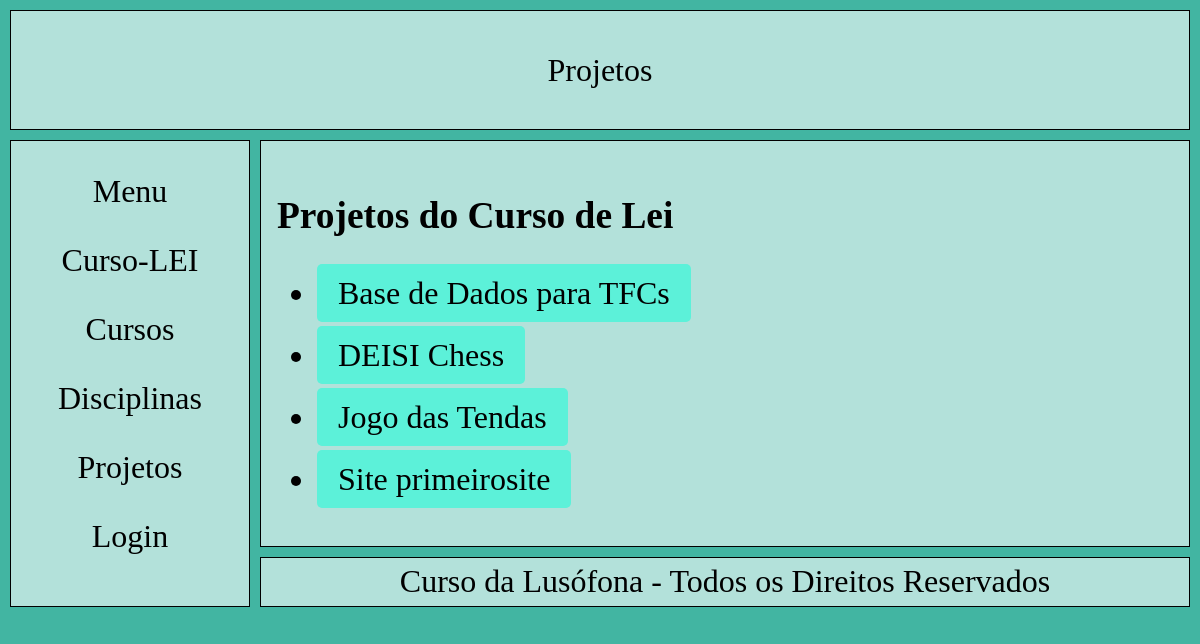
/portefolio/projetos/, run on the app's committed database.
### portefolio/models.py (models this page shows, shortened)
class Projeto(models.Model):
    nome_projeto = models.CharField(max_length=100)
    descricao = models.TextField()
    conceitos_aplicados = models.TextField()
    tecnologias_usadas = models.TextField()
    imagem = models.ImageField(upload_to='projeto_imagens/',null=True, blank=True)
    video_youtube = models.URLField(null=True, blank=True)
    repositorio_github = models.URLField(null=True, blank=True)
    ficheiro_projeto = models.FileField(upload_to='ficheiros_projeto/', null=True, blank=True)
    disciplina = models.OneToOneField(Disciplina, on_delete=models.CASCADE)

### portefolio/views.py (the view)
# urls.py: path('projetos/', views.projetos_view, name="projetos"),
def projetos_view(request):
    context = {
      'projetos': Projeto.objects.all().order_by('nome_projeto'),
    }
    return render(request, "portefolio/projetos.html", context)

### portefolio/templates/portefolio/projetos.html (shortened to what this page needs)
{% extends 'portefolio/layout.html' %}
{% block title %}Projetos{% endblock %}
{% block content %}
    <h3> Projetos do Curso de Lei </h3>
    <ul>
    {% for projeto in projetos %}
        <li class="project-item">
            <a href="{% url 'portefolio:projeto' projeto.id %}" class="container">{{ projeto.nome_projeto }}</a>
        </li>
    {% endfor %}
    </ul>
{% endblock %}

### portefolio/templates/portefolio/layout.html (style rules this page uses)
html, body { margin: 0; padding: 0; height: 100%; background-color: #42B5A2; }
.container { margin: 5px 0; text-align: center; text-decoration: none; color: black; padding: 10px 20px; transition: all 0.5s ease; border: 1px solid transparent; background-color: #5CF1D9; border-radius: 5px; }
.project-item { margin-bottom: 25px; }
.project-item:last-child { margin-bottom: 0; }

### data on the page
Projeto: nome_projeto "Base de Dados para TFCs"
Projeto: nome_projeto "DEISI Chess"
Projeto: nome_projeto "Jogo das Tendas"
Projeto: nome_projeto "Site primeirosite"
